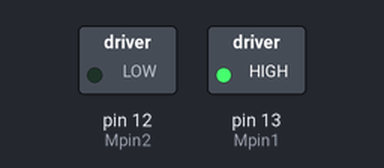
A sketch run on a simulated Arduino Uno, built with avr-gcc and run on an emulated ATmega328P. On the bench: switched loads named in the sketch (green lamp = pin HIGH).

Above: at 1.0 s.
At 3.0 s:
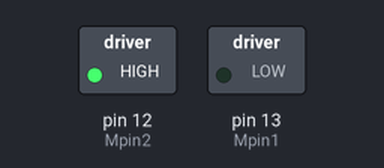
At 5.0 s:
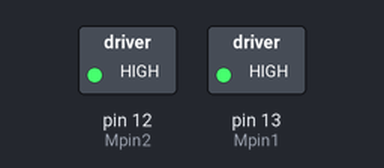
At 7.0 s:
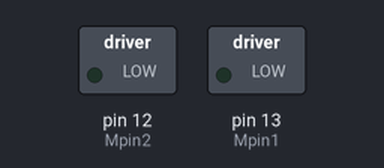
Timing chart, 0 to 10.4 s (numbered marks = the images above):
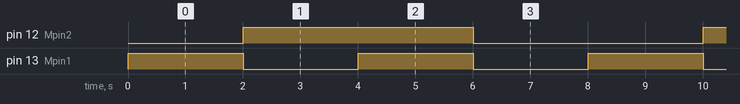

Measured:
- by itself, pin 12 (Mpin2): alternates HIGH for 4.0 s and LOW for 4.0 s
- by itself, pin 13 (Mpin1): alternates HIGH for 2.0 s and LOW for 2.0 s
- by itself, everything shown: repeats every 8.0 s, in 4 steps

The sketch:

p07_DCmotor-x1_dir.ino
```cpp
const int Mpin1 = 13;
const int Mpin2 = 12;

void setup() {
  pinMode(Mpin1,OUTPUT);
  pinMode(Mpin2,OUTPUT);
}

void loop() {
  digitalWrite(Mpin1,HIGH);
  digitalWrite(Mpin2,LOW);
  delay(2000);
  digitalWrite(Mpin1,LOW);
  digitalWrite(Mpin2,HIGH);
  delay(2000);
  digitalWrite(Mpin1,HIGH);
  digitalWrite(Mpin2,HIGH);
  delay(2000);
  digitalWrite(Mpin1,LOW);
  digitalWrite(Mpin2,LOW);
  delay(2000);

}
```
